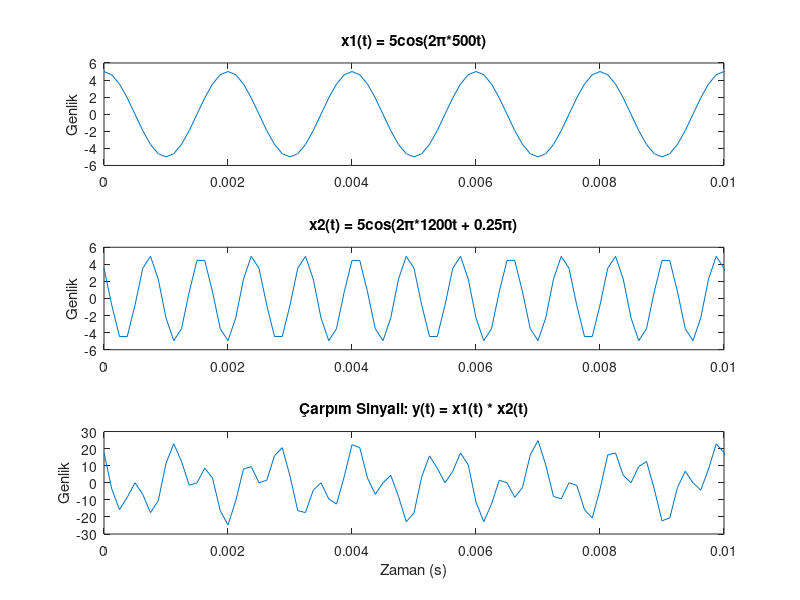
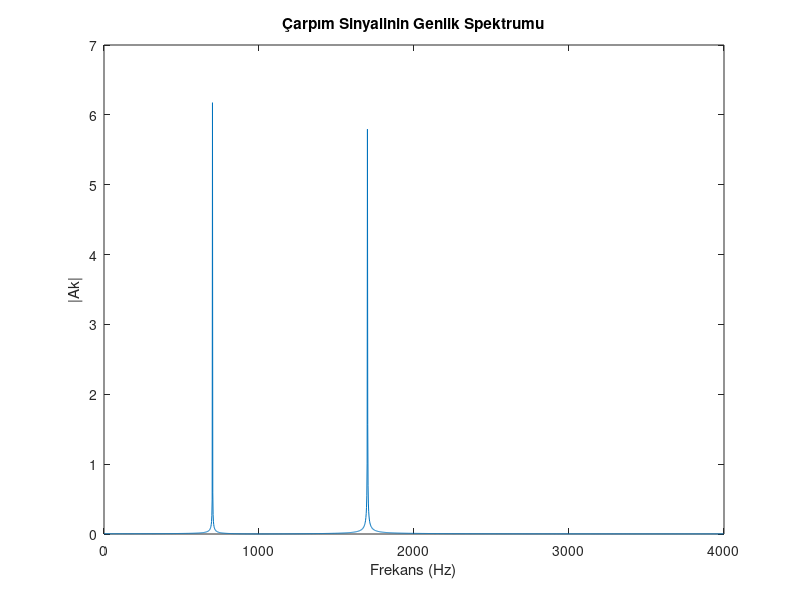

MATLAB code to generate these figures, in order:
clear; clc; close all;

%% 3. Sayısal Sinüzoidlerin Çarpımının Üretilmesi

% Ortak Zaman Vektörü (Örnekleme frekansı 8000 Hz, 0.5 saniye süre)
fs = 8000;
t = 0:(1/fs):0.5;

% --- a. Sinyallerin Tanımlanması ---
x1 = 5*cos(2*pi*500*t);
x2 = 5*cos(2*pi*1200*t + 0.25*pi);

% --- b. Sinyallerin Çarpımı ---
y = x1 .* x2;

% --- c. FFT İşlemleri (Spektrum için) ---
N = length(y);
Ak = abs(fft(y))/N;
k = 0:1:N-1;
f = k*fs/N;

%% --- GÖRSELLEŞTİRME 1: Zaman Uzayı (Senin attığın 3'lü grafik) ---
figure('Name', 'Bölüm 3: Zaman Uzayı (x1, x2 ve Çarpım)');

subplot(3,1,1); 
plot(t, x1); 
axis([0 0.01 -6 6]); 
title('x1(t) = 5cos(2\pi*500t)'); 
ylabel('Genlik');

subplot(3,1,2); 
plot(t, x2); 
axis([0 0.01 -6 6]); 
title('x2(t) = 5cos(2\pi*1200t + 0.25\pi)'); 
ylabel('Genlik');

subplot(3,1,3); 
plot(t, y);  
axis([0 0.01 -30 30]); 
title('Çarpım Sinyali: y(t) = x1(t) * x2(t)'); 
xlabel('Zaman (s)'); 
ylabel('Genlik');

%% --- GÖRSELLEŞTİRME 2: Frekans Spektrumu ---
figure('Name', 'Bölüm 3: Frekans Spektrumu');
plot(f(1:floor(N/2)), Ak(1:floor(N/2))); 
title('Çarpım Sinyalinin Genlik Spektrumu');
xlabel('Frekans (Hz)'); 
ylabel('|Ak|'); 
xlim([0 4000]); % Nyquist sınırına kadar

%% --- EKRANA YAZDIRILACAK DEĞERLER (Föydeki Boşluklar) ---
disp('--- Şık a: Genlik ve RMS Değerleri ---');
disp(['x1_max = ', num2str(max(x1)), '   | x1_rms = ', num2str(sqrt(mean(x1.*x1)))]);
disp(['x2_max = ', num2str(max(x2)), '   | x2_rms = ', num2str(sqrt(mean(x2.*x2)))]);

disp('--- Şık c: Spektrum Değerleri ---');
disp('Spektrumda tepe yapan frekanslar: 700 Hz ve 1700 Hz');
disp(['Tepe genlik değerleri: ', num2str(max(Ak))]);
disp(['Frekans çözünürlüğü: ', num2str(fs/N), ' Hz']);

%% --- d. SESLERİ SIRAYLA DİNLEME ---
disp('--- Şık d: Sinyaller Sırayla Çalınıyor ---');
% Sinyallerimiz 0.5 saniye uzunluğunda. Seslerin birbirini kesmemesi için 
% aralara 1.5 saniyelik beklemeler (pause) eklendi.

disp('1. x1(t) çalınıyor (500 Hz)...');
sound(x1/max(abs(x1)), 8000); 
pause(1.5); 

disp('2. x2(t) çalınıyor (1200 Hz)...');
sound(x2/max(abs(x2)), 8000); 
pause(1.5); 

disp('3. Çarpım sinyali y(t) çalınıyor (Modüle edilmiş ton)...');
sound(y/max(abs(y)), 8000);

disp('İşlem Tamamlandı! Tüm grafikler ve sesler başarıyla üretildi.');
